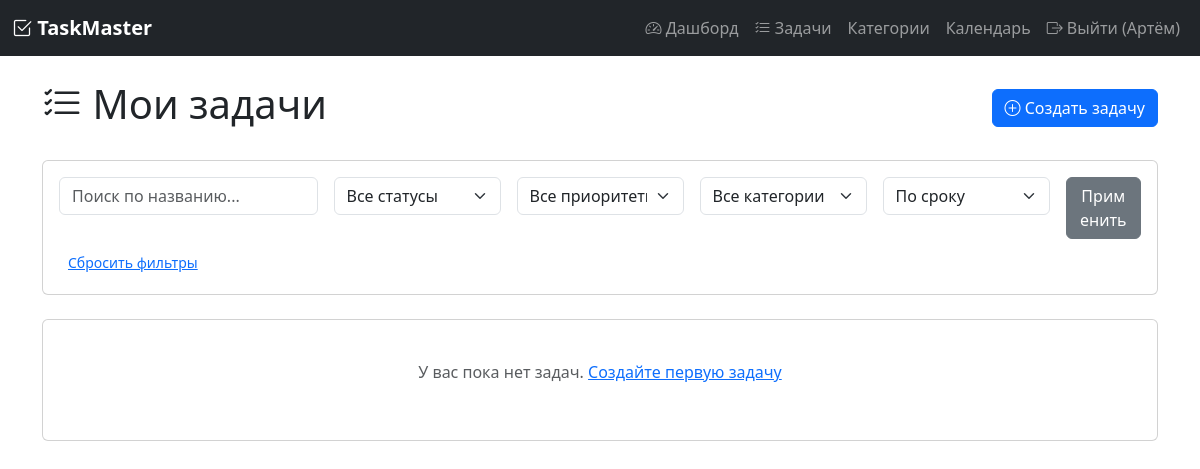
/tasks (signed in), run on an earlier commit of the app's database.
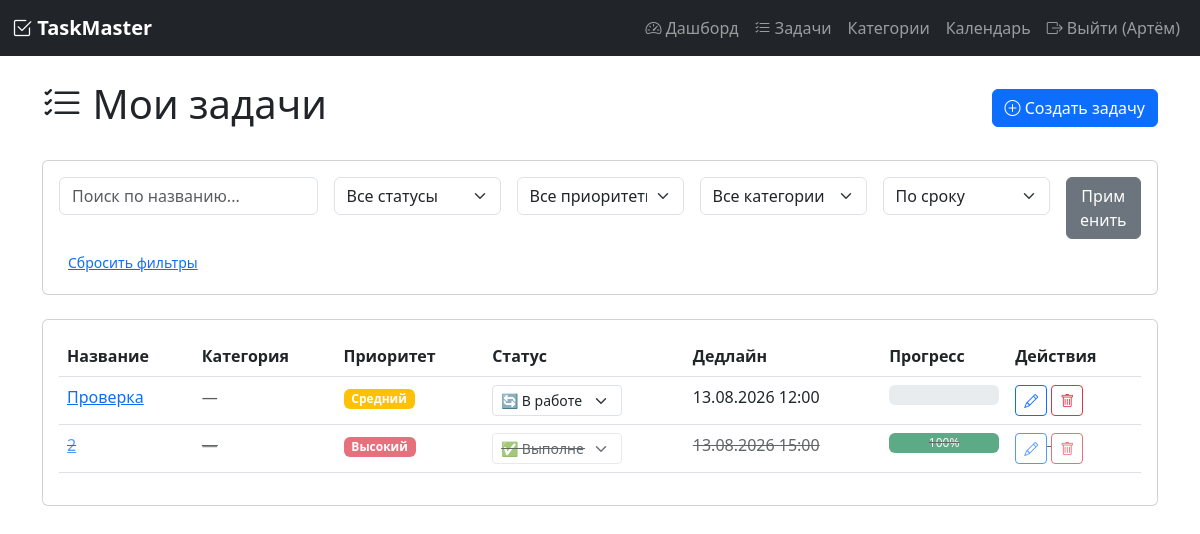
And on a later commit of the database.
### models.py (models this page shows, shortened)
class User(UserMixin, db.Model):
    __tablename__ = 'user'
    id = db.Column(db.Integer, primary_key=True)
    username = db.Column(db.String(80), unique=True, nullable=False)
    email = db.Column(db.String(120), unique=True, nullable=False)
    password_hash = db.Column(db.String(200), nullable=False)
    registered_at = db.Column(db.DateTime, default=datetime.utcnow)
    timezone = db.Column(db.String(50), default='Europe/Moscow')
    role = db.Column(db.String(20), default='user')  # 'user' или 'admin'
    tasks = db.relationship('Task', backref='author', lazy=True, cascade='all, delete-orphan')
    categories = db.relationship('Category', backref='user', lazy=True, cascade='all, delete-orphan')
    tags = db.relationship('Tag', backref='user', lazy=True, cascade='all, delete-orphan')

class Task(db.Model):
    __tablename__ = 'task'
    id = db.Column(db.Integer, primary_key=True)
    title = db.Column(db.String(200), nullable=False)
    description = db.Column(db.Text, default='')
    status = db.Column(db.String(20), default='pending')  # pending, in_progress, completed
    priority = db.Column(db.String(20), default='medium')  # low, medium, high
    deadline = db.Column(db.DateTime, nullable=True)
    created_at = db.Column(db.DateTime, default=datetime.utcnow)
    updated_at = db.Column(db.DateTime, default=datetime.utcnow, onupdate=datetime.utcnow)
    user_id = db.Column(db.Integer, db.ForeignKey('user.id'), nullable=False)
    category_id = db.Column(db.Integer, db.ForeignKey('category.id'), nullable=True)
    subtasks = db.relationship('Subtask', backref='parent_task', lazy=True, cascade='all, delete-orphan')
    tags = db.relationship('Tag', secondary=task_tags, backref='tasks', lazy='dynamic')
    attachments = db.relationship('Attachment', backref='task', lazy=True, cascade='all, delete-orphan')
    recurring_rule = db.relationship('RecurringRule', backref='task', uselist=False, cascade='all, delete-orphan')
    @property
    def progress(self):
        if not self.subtasks:
            return 100 if self.status == 'completed' else 0
        completed = sum(1 for st in self.subtasks if st.is_completed)
        return int((completed / len(self.subtasks)) * 100)
    @property
    def is_overdue(self):
        if self.status == 'completed':
            return False
        if self.deadline and self.deadline < datetime.utcnow():
            return True
        return False

### app.py (the view)
@app.route('/tasks')
@login_required
def tasks():
    query = Task.query.filter_by(user_id=current_user.id)
    status_filter = request.args.get('status', '')
    priority_filter = request.args.get('priority', '')
    category_filter = request.args.get('category', '')
    if status_filter:
        query = query.filter_by(status=status_filter)
    if priority_filter:
        query = query.filter_by(priority=priority_filter)
    if category_filter and category_filter.isdigit():
        query = query.filter_by(category_id=int(category_filter))
    sort_by = request.args.get('sort', 'deadline')
    if sort_by == 'deadline':
        query = query.order_by(Task.deadline.asc())
    elif sort_by == 'priority':
        query = query.order_by(Task.priority.desc())
    elif sort_by == 'created_at':
        query = query.order_by(Task.created_at.desc())
    elif sort_by == 'title':
        query = query.order_by(Task.title.asc())
    else:
        query = query.order_by(Task.deadline.asc())
    search_query = request.args.get('search', '')
    if search_query:
        query = query.filter(
            Task.title.contains(search_query) | Task.description.contains(search_query)
        )
    tasks_list = query.all()
    categories = Category.query.filter_by(user_id=current_user.id).all()
    return render_template('tasks.html',
                         tasks=tasks_list,
                         categories=categories,
                         current_filters={
                             'status': status_filter,
                             'priority': priority_filter,
                             'category': category_filter,
                             'sort': sort_by,
                             'search': search_query
                         })

### app.py (called while the page is built)
@login_manager.user_loader
def load_user(user_id):
    return User.query.get(int(user_id))

### templates/tasks.html (shortened to what this page needs)
{% extends "base.html" %}
{% block content %}
<div class="d-flex justify-content-between align-items-center mb-4">
    <h1><i class="bi bi-list-check"></i> Мои задачи</h1>
    <a href="{{ url_for('task_create') }}" class="btn btn-primary">
        <i class="bi bi-plus-circle"></i> Создать задачу
    </a>
</div>
<div class="card mb-4">
    <div class="card-body">
        <form method="GET" class="row g-3">
            <div class="col-md-3">
                <input type="text" name="search" class="form-control" placeholder="Поиск по названию..."
                       value="{{ current_filters.search }}">
            </div>
            <div class="col-md-2">
                <select name="status" class="form-select">
                    <option value="">Все статусы</option>
                </select>
            </div>
            <div class="col-md-2">
                <select name="priority" class="form-select">
                    <option value="">Все приоритеты</option>
                </select>
            </div>
            <div class="col-md-2">
                <select name="category" class="form-select">
                    <option value="">Все категории</option>
                </select>
            </div>
            <div class="col-md-2">
                <select name="sort" class="form-select">
                    <option value="deadline" {% if current_filters.sort == 'deadline' %}selected{% endif %}>По сроку</option>
                </select>
            </div>
            <div class="col-md-1">
                <button type="submit" class="btn btn-secondary w-100">Применить</button>
            </div>
        </form>
        <div class="mt-2">
            <a href="{{ url_for('tasks') }}" class="btn btn-sm btn-link">Сбросить фильтры</a>
        </div>
    </div>
</div>
<div class="card">
    <div class="card-body">
        {% if tasks %}
            <div class="table-responsive">
                <table class="table table-hover">
                    <thead>
                        <tr>
                            <th>Название</th>
                            <th>Категория</th>
                            <th>Приоритет</th>
                            <th>Статус</th>
                            <th>Дедлайн</th>
                            <th>Прогресс</th>
                            <th>Действия</th>
                        </tr>
                    </thead>
                    <tbody>
                        {% for task in tasks %}
                            <tr class="{% if task.is_overdue %}task-overdue{% endif %} {% if task.status == 'completed' %}task-completed{% endif %}">
                                <td>
                                    <a href="{{ url_for('task_detail', task_id=task.id) }}">{{ task.title }}</a>
                                </td>
                                <td>
                                    {% if task.category %}
                                        <span class="badge" style="background-color: {{ task.category.color }}">
                                            {{ task.category.name }}
                                        </span>
                                    {% else %}
                                        <span class="text-muted">—</span>
                                    {% endif %}
                                </td>
                                <td>
                                    {% if task.priority == 'high' %}
                                        <span class="badge bg-danger">Высокий</span>
                                    {% elif task.priority == 'medium' %}
                                        <span class="badge bg-warning">Средний</span>
                                    {% else %}
                                        <span class="badge bg-info">Низкий</span>
                                    {% endif %}
                                </td>
                               <td>
    <form action="{{ url_for('task_change_status', task_id=task.id) }}" method="POST" class="d-inline">
        <select name="status" class="form-select form-select-sm" style="width: 130px;" onchange="this.form.submit()">
            <option value="in_progress" {% if task.status == 'in_progress' %}selected{% endif %}>
                🔄 В работе
            </option>
            <option value="completed" {% if task.status == 'completed' %}selected{% endif %}>
                ✅ Выполнена
            </option>
        </select>
    </form>
</td>
                                <td>
                                    {% if task.deadline %}
                                        {{ task.deadline.strftime('%d.%m.%Y %H:%M') }}
                                    {% else %}
                                        —
                                    {% endif %}
                                </td>
                                <td>
                                    <div class="progress" style="height: 20px;">
                                        <div class="progress-bar bg-success" style="width: {{ task.progress }}%">
                                            {{ task.progress }}%
                                        </div>
                                    </div>
                                </td>
                                <td>
                                    <a href="{{ url_for('task_edit', task_id=task.id) }}" class="btn btn-sm btn-outline-primary">
                                        <i class="bi bi-pencil"></i>
                                    </a>
                                    <form action="{{ url_for('task_delete', task_id=task.id) }}" method="POST" class="d-inline"
                                          onsubmit="return confirm('Удалить задачу?')">
                                        <button type="submit" class="btn btn-sm btn-outline-danger">
                                            <i class="bi bi-trash"></i>
                                        </button>
                                    </form>
                                </td>
                            </tr>
                        {% endfor %}
                    </tbody>
                </table>
            </div>
        {% else %}
            <p class="text-muted text-center py-4">У вас пока нет задач.
                <a href="{{ url_for('task_create') }}">Создайте первую задачу</a>
            </p>
        {% endif %}
    </div>
</div>
{% endblock %}

### templates/base.html (shortened to what this page needs)
<!DOCTYPE html>
<html lang="ru">
<head>
    <link href="https://cdn.jsdelivr.net/npm/bootstrap@5.3.0/dist/css/bootstrap.min.css" rel="stylesheet">
    <link rel="stylesheet" href="https://cdn.jsdelivr.net/npm/bootstrap-icons@1.11.0/font/bootstrap-icons.css">
</head>
<body>
    {% if current_user.is_authenticated %}
    <nav class="navbar navbar-expand-lg navbar-dark bg-dark">
        <div class="container-fluid">
            <a class="navbar-brand" href="{{ url_for('dashboard') }}">
                <i class="bi bi-check2-square"></i> TaskMaster
            </a>
            <div class="collapse navbar-collapse" id="navbarNav">
                <ul class="navbar-nav ms-auto">
                    <li class="nav-item">
                        <a class="nav-link" href="{{ url_for('dashboard') }}">
                            <i class="bi bi-speedometer2"></i> Дашборд
                        </a>
                    </li>
                    <li class="nav-item">
    <a class="nav-link" href="{{ url_for('tasks') }}">
        <i class="bi bi-list-check"></i> Задачи
    </a>
</li>
                    <li class="nav-item">
                        <a class="nav-link" href="#">Категории</a>
                    </li>
                    <li class="nav-item">
                        <a class="nav-link" href="#">Календарь</a>
                    </li>
                    <li class="nav-item">
                        <a class="nav-link" href="{{ url_for('logout') }}">
                            <i class="bi bi-box-arrow-right"></i> Выйти ({{ current_user.username }})
                        </a>
                    </li>
                </ul>
            </div>
        </div>
    </nav>
    {% endif %}
    <div class="container mt-4">
        {% block content %}{% endblock %}
    </div>
</body>
</html>

### templates/base.html (style rules this page uses)
.navbar-brand { font-weight: bold; }
.task-completed { opacity: 0.7; text-decoration: line-through; }
select option[value="in_progress"] { color: orange; }
select option[value="completed"] { color: green; }

What changed in the data, as far as the page shows it:
added Task: title "Проверка", priority "Средний", status "🔄 В работе", deadline "13.08.2026 12:00"
added Task: title "2", priority "Высокий", status "✅ Выполнена", deadline "13.08.2026 15:00", progress "100"
Also different on the page:
text no longer shown: "У вас пока нет задач. Создайте первую задачу"
text now shown: "Название Категория Приоритет Статус Дедлайн Прогресс Действия"
